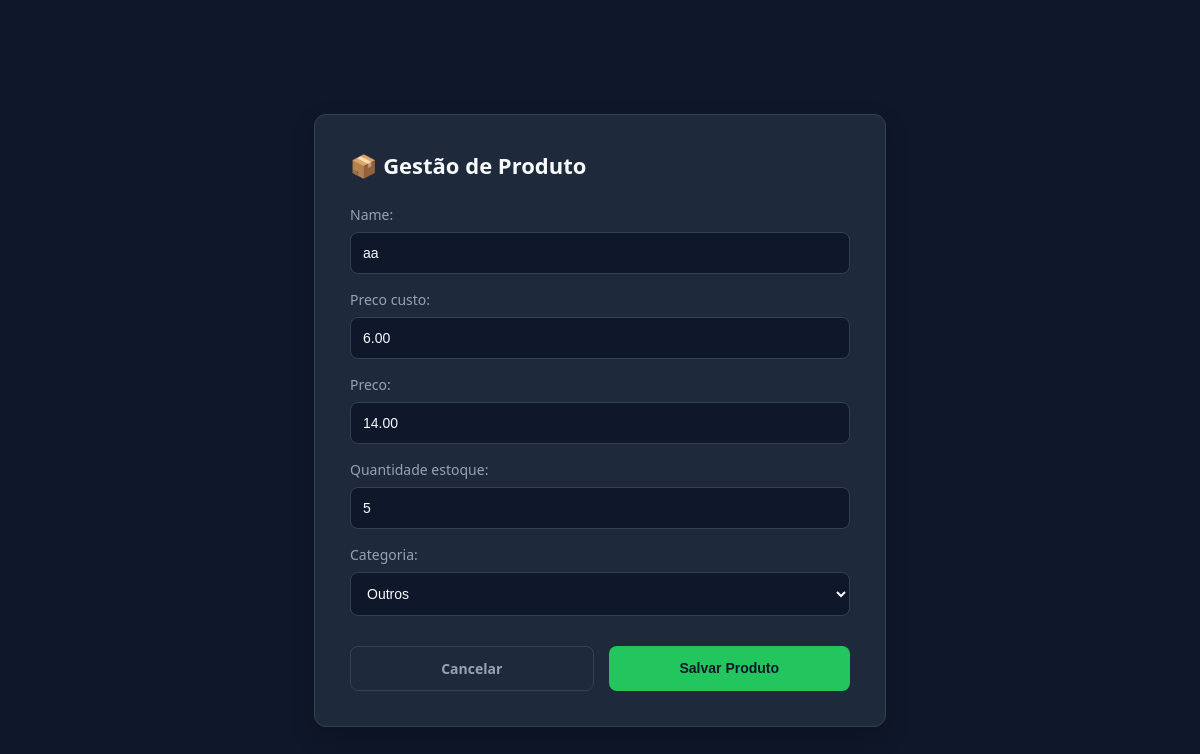
The app's page /editar/11/ (signed in) with its own data.
### core/models.py (models this page shows, shortened)
class Produto(models.Model):
    CATEGORIAS_CHOICES = (
        ('Bebidas', 'Bebidas'),
        ('Alimentos', 'Alimentos'),
        ('Limpeza', 'Limpeza'),
        ('Eletrónicos', 'Eletrónicos'),
        ('Outros', 'Outros'),
    )
    name = models.CharField(max_length=100)
    preco_custo = models.DecimalField(max_digits=10, decimal_places=2)
    preco = models.DecimalField(max_digits=10, decimal_places=2)
    quantidade_estoque = models.IntegerField()
    categoria = models.CharField(
        max_length=50,
        choices=CATEGORIAS_CHOICES,
        default='Outros'
    )

### core/views.py (the view)
# urls.py: path('editar/<int:produto_id>/', editar_produto, name='editar_produto'),
@login_required(login_url='login')
@user_passes_test(is_admin, login_url='/')
def editar_produto(request, produto_id):
    produto = get_object_or_404(Produto, id=produto_id)
    if request.method == 'POST':
        form = ProdutoForm(request.POST, instance=produto)
        if form.is_valid():
            form.save()
            messages.success(request, f'Produto "{produto.name}" atualizado com sucesso!')
            return redirect('minha_home')
    else:
        form = ProdutoForm(instance=produto)
    contexto = {'form': form, 'produto': produto}
    return render(request, 'core/editar_produto.html', contexto)

### core/forms.py
class ProdutoForm(forms.ModelForm):
    class Meta:
        model = Produto
        fields = ['name', 'preco_custo', 'preco', 'quantidade_estoque', 'categoria']
        widgets = {
            'name': forms.TextInput(attrs={'class': 'form-control'}),
            'preco_custo': forms.NumberInput(attrs={'class': 'form-control'}),
            'preco': forms.NumberInput(attrs={'class': 'form-control'}),
            'quantidade_estoque': forms.NumberInput(attrs={'class': 'form-control'}),
            'categoria': forms.Select(attrs={'class': 'form-control'}),
        }

### core/views.py (called while the page is built)
def is_admin(user):
    return user.is_staff

### core/templates/core/editar_produto.html (shortened to what this page needs)
<!DOCTYPE html>
<html lang="pt-br">
<head>
</head>
<body>
    <div class="form-container">
        <h2>📦 Gestão de Produto</h2>
        <form method="POST">
            {{ form.as_p }}
            <div class="btn-container">
                <a href="{% url 'minha_home' %}" class="btn btn-cancel">Cancelar</a>
                <button type="submit" class="btn btn-confirm">Salvar Produto</button>
            </div>
        </form>
    </div>
</body>
</html>

### core/templates/core/editar_produto.html (style rules this page uses)
:root { --primary: #4977DF; --success: #22c55e; --bg-dark: #0f172a; --bg-card: #1e293b; --text-main: #f8fafc; --text-muted: #94a3b8; --border: #334155; }
body { font-family: 'Segoe UI', Tahoma, Geneva, Verdana, sans-serif; margin: 0; background-color: var(--bg-dark); color: var(--text-main); display: flex; justify-content: center; align-items: center; min-height: 100vh; padding: 20px; }
.form-container { background: var(--bg-card); padding: 35px; border-radius: 12px; border: 1px solid var(--border); box-shadow: 0 10px 25px rgba(0,0,0,0.2); width: 100%; max-width: 500px; }
h2 { margin-top: 0; color: var(--text-main); font-weight: 600; font-size: 22px; margin-bottom: 25px; }
label { display: block; margin-top: 15px; font-weight: 500; font-size: 14px; color: var(--text-muted); }
input, select, textarea { width: 100%; padding: 12px; margin-top: 8px; background-color: var(--bg-dark); border: 1px solid var(--border); border-radius: 8px; color: var(--text-main); font-size: 14px; box-sizing: border-box; outline: none; transition: 0.2s; }
.btn-container { display: flex; gap: 15px; margin-top: 30px; }
.btn { flex: 1; padding: 12px; border: none; border-radius: 8px; font-size: 14px; font-weight: 600; cursor: pointer; text-decoration: none; text-align: center; transition: 0.2s; }
.btn-confirm { background: var(--success); color: #0f172a; }
.btn-cancel { background: transparent; color: var(--text-muted); border: 1px solid var(--border); }

### records on screen
Produto: name "aa", preco_custo "6.00", preco "14.00", quantidade_estoque "5", categoria "Outros"
